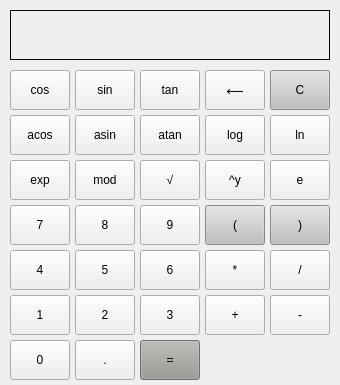
<?xml version="1.0" encoding="UTF-8"?>
<ui version="4.0">
 <class>MainWindow</class>
 <widget class="QMainWindow" name="MainWindow">
  <property name="geometry">
   <rect>
    <x>0</x>
    <y>0</y>
    <width>340</width>
    <height>385</height>
   </rect>
  </property>
  <property name="minimumSize">
   <size>
    <width>340</width>
    <height>300</height>
   </size>
  </property>
  <property name="maximumSize">
   <size>
    <width>340</width>
    <height>475</height>
   </size>
  </property>
  <property name="windowTitle">
   <string>Calculator fbillye</string>
  </property>
  <widget class="QWidget" name="centralwidget">
   <widget class="QLabel" name="area_result">
    <property name="geometry">
     <rect>
      <x>10</x>
      <y>10</y>
      <width>320</width>
      <height>50</height>
     </rect>
    </property>
    <property name="font">
     <font>
      <pointsize>16</pointsize>
     </font>
    </property>
    <property name="styleSheet">
     <string notr="true"/>
    </property>
    <property name="frameShape">
     <enum>QFrame::Panel</enum>
    </property>
    <property name="lineWidth">
     <number>1</number>
    </property>
    <property name="midLineWidth">
     <number>0</number>
    </property>
    <property name="text">
     <string/>
    </property>
    <property name="alignment">
     <set>Qt::AlignRight|Qt::AlignTrailing|Qt::AlignVCenter</set>
    </property>
   </widget>
   <widget class="QPushButton" name="push_div">
    <property name="geometry">
     <rect>
      <x>270</x>
      <y>250</y>
      <width>60</width>
      <height>40</height>
     </rect>
    </property>
    <property name="text">
     <string>/</string>
    </property>
   </widget>
   <widget class="QPushButton" name="push_mult">
    <property name="geometry">
     <rect>
      <x>205</x>
      <y>250</y>
      <width>60</width>
      <height>40</height>
     </rect>
    </property>
    <property name="text">
     <string>*</string>
    </property>
   </widget>
   <widget class="QPushButton" name="push_minus">
    <property name="geometry">
     <rect>
      <x>270</x>
      <y>295</y>
      <width>60</width>
      <height>40</height>
     </rect>
    </property>
    <property name="text">
     <string>-</string>
    </property>
   </widget>
   <widget class="QPushButton" name="push_num_7">
    <property name="geometry">
     <rect>
      <x>10</x>
      <y>205</y>
      <width>60</width>
      <height>40</height>
     </rect>
    </property>
    <property name="text">
     <string>7</string>
    </property>
   </widget>
   <widget class="QPushButton" name="push_num_8">
    <property name="geometry">
     <rect>
      <x>75</x>
      <y>205</y>
      <width>60</width>
      <height>40</height>
     </rect>
    </property>
    <property name="text">
     <string>8</string>
    </property>
   </widget>
   <widget class="QPushButton" name="push_num_9">
    <property name="geometry">
     <rect>
      <x>140</x>
      <y>205</y>
      <width>60</width>
      <height>40</height>
     </rect>
    </property>
    <property name="text">
     <string>9</string>
    </property>
   </widget>
   <widget class="QPushButton" name="push_num_4">
    <property name="geometry">
     <rect>
      <x>10</x>
      <y>250</y>
      <width>60</width>
      <height>40</height>
     </rect>
    </property>
    <property name="text">
     <string>4</string>
    </property>
   </widget>
   <widget class="QPushButton" name="push_num_5">
    <property name="geometry">
     <rect>
      <x>75</x>
      <y>250</y>
      <width>60</width>
      <height>40</height>
     </rect>
    </property>
    <property name="text">
     <string>5</string>
    </property>
   </widget>
   <widget class="QPushButton" name="push_num_6">
    <property name="geometry">
     <rect>
      <x>140</x>
      <y>250</y>
      <width>60</width>
      <height>40</height>
     </rect>
    </property>
    <property name="text">
     <string>6</string>
    </property>
   </widget>
   <widget class="QPushButton" name="push_num_1">
    <property name="geometry">
     <rect>
      <x>10</x>
      <y>295</y>
      <width>60</width>
      <height>40</height>
     </rect>
    </property>
    <property name="text">
     <string>1</string>
    </property>
   </widget>
   <widget class="QPushButton" name="push_num_2">
    <property name="geometry">
     <rect>
      <x>75</x>
      <y>295</y>
      <width>60</width>
      <height>40</height>
     </rect>
    </property>
    <property name="text">
     <string>2</string>
    </property>
   </widget>
   <widget class="QPushButton" name="push_num_3">
    <property name="geometry">
     <rect>
      <x>140</x>
      <y>295</y>
      <width>60</width>
      <height>40</height>
     </rect>
    </property>
    <property name="text">
     <string>3</string>
    </property>
   </widget>
   <widget class="QPushButton" name="push_num_0">
    <property name="geometry">
     <rect>
      <x>10</x>
      <y>340</y>
      <width>60</width>
      <height>40</height>
     </rect>
    </property>
    <property name="text">
     <string>0</string>
    </property>
   </widget>
   <widget class="QPushButton" name="push_dot">
    <property name="geometry">
     <rect>
      <x>75</x>
      <y>340</y>
      <width>60</width>
      <height>40</height>
     </rect>
    </property>
    <property name="text">
     <string>.</string>
    </property>
   </widget>
   <widget class="QPushButton" name="button_eq">
    <property name="geometry">
     <rect>
      <x>140</x>
      <y>340</y>
      <width>60</width>
      <height>40</height>
     </rect>
    </property>
    <property name="styleSheet">
     <string notr="true">background-color: rgb(154, 153, 150);</string>
    </property>
    <property name="text">
     <string>=</string>
    </property>
   </widget>
   <widget class="QPushButton" name="push_plus">
    <property name="geometry">
     <rect>
      <x>205</x>
      <y>295</y>
      <width>60</width>
      <height>40</height>
     </rect>
    </property>
    <property name="text">
     <string>+</string>
    </property>
   </widget>
   <widget class="QPushButton" name="push_cos">
    <property name="geometry">
     <rect>
      <x>10</x>
      <y>70</y>
      <width>60</width>
      <height>40</height>
     </rect>
    </property>
    <property name="text">
     <string>cos</string>
    </property>
   </widget>
   <widget class="QPushButton" name="push_sqrt">
    <property name="geometry">
     <rect>
      <x>140</x>
      <y>160</y>
      <width>60</width>
      <height>40</height>
     </rect>
    </property>
    <property name="text">
     <string>√</string>
    </property>
   </widget>
   <widget class="QPushButton" name="push_acos">
    <property name="geometry">
     <rect>
      <x>10</x>
      <y>115</y>
      <width>60</width>
      <height>40</height>
     </rect>
    </property>
    <property name="text">
     <string>acos</string>
    </property>
   </widget>
   <widget class="QPushButton" name="push_sin">
    <property name="geometry">
     <rect>
      <x>75</x>
      <y>70</y>
      <width>60</width>
      <height>40</height>
     </rect>
    </property>
    <property name="text">
     <string>sin</string>
    </property>
   </widget>
   <widget class="QPushButton" name="push_ln">
    <property name="geometry">
     <rect>
      <x>270</x>
      <y>115</y>
      <width>60</width>
      <height>40</height>
     </rect>
    </property>
    <property name="text">
     <string>ln</string>
    </property>
   </widget>
   <widget class="QPushButton" name="push_asin">
    <property name="geometry">
     <rect>
      <x>75</x>
      <y>115</y>
      <width>60</width>
      <height>40</height>
     </rect>
    </property>
    <property name="text">
     <string>asin</string>
    </property>
   </widget>
   <widget class="QPushButton" name="push_tan">
    <property name="geometry">
     <rect>
      <x>140</x>
      <y>70</y>
      <width>60</width>
      <height>40</height>
     </rect>
    </property>
    <property name="text">
     <string>tan</string>
    </property>
   </widget>
   <widget class="QPushButton" name="push_log">
    <property name="geometry">
     <rect>
      <x>205</x>
      <y>115</y>
      <width>60</width>
      <height>40</height>
     </rect>
    </property>
    <property name="text">
     <string>log</string>
    </property>
   </widget>
   <widget class="QPushButton" name="push_atan">
    <property name="geometry">
     <rect>
      <x>140</x>
      <y>115</y>
      <width>60</width>
      <height>40</height>
     </rect>
    </property>
    <property name="text">
     <string>atan</string>
    </property>
   </widget>
   <widget class="QPushButton" name="push_right_bracket">
    <property name="geometry">
     <rect>
      <x>270</x>
      <y>205</y>
      <width>60</width>
      <height>40</height>
     </rect>
    </property>
    <property name="styleSheet">
     <string notr="true">background-color: rgb(192, 191, 188);</string>
    </property>
    <property name="text">
     <string>)</string>
    </property>
   </widget>
   <widget class="QPushButton" name="push_left_bracket">
    <property name="geometry">
     <rect>
      <x>205</x>
      <y>205</y>
      <width>60</width>
      <height>40</height>
     </rect>
    </property>
    <property name="styleSheet">
     <string notr="true">background-color: rgb(192, 191, 188);</string>
    </property>
    <property name="text">
     <string>(</string>
    </property>
   </widget>
   <widget class="QPushButton" name="button_clean">
    <property name="geometry">
     <rect>
      <x>270</x>
      <y>70</y>
      <width>60</width>
      <height>40</height>
     </rect>
    </property>
    <property name="styleSheet">
     <string notr="true">background-color: rgb(192, 191, 188);</string>
    </property>
    <property name="text">
     <string>C</string>
    </property>
   </widget>
   <widget class="QPushButton" name="push_power">
    <property name="geometry">
     <rect>
      <x>205</x>
      <y>160</y>
      <width>60</width>
      <height>40</height>
     </rect>
    </property>
    <property name="text">
     <string>^y</string>
    </property>
   </widget>
   <widget class="QPushButton" name="button_backspace">
    <property name="geometry">
     <rect>
      <x>205</x>
      <y>70</y>
      <width>60</width>
      <height>40</height>
     </rect>
    </property>
    <property name="styleSheet">
     <string notr="true"/>
    </property>
    <property name="text">
     <string>⟵</string>
    </property>
   </widget>
   <widget class="QPushButton" name="push_exp">
    <property name="geometry">
     <rect>
      <x>10</x>
      <y>160</y>
      <width>60</width>
      <height>40</height>
     </rect>
    </property>
    <property name="text">
     <string>exp</string>
    </property>
   </widget>
   <widget class="QPushButton" name="push_mod">
    <property name="geometry">
     <rect>
      <x>75</x>
      <y>160</y>
      <width>60</width>
      <height>40</height>
     </rect>
    </property>
    <property name="text">
     <string>mod</string>
    </property>
   </widget>
   <widget class="QPushButton" name="push_scien_not">
    <property name="geometry">
     <rect>
      <x>270</x>
      <y>160</y>
      <width>60</width>
      <height>40</height>
     </rect>
    </property>
    <property name="text">
     <string>e</string>
    </property>
   </widget>
  </widget>
 </widget>
 <resources/>
 <connections/>
</ui>
